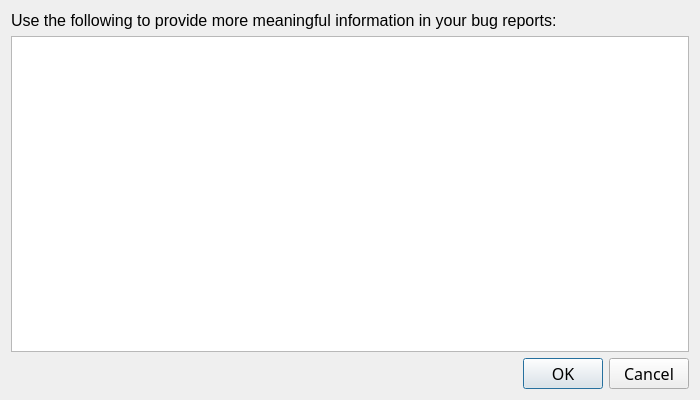
<?xml version="1.0" encoding="UTF-8"?>
<ui version="4.0">
 <class>DialogSystemInfo</class>
 <widget class="QDialog" name="DialogSystemInfo">
  <property name="geometry">
   <rect>
    <x>0</x>
    <y>0</y>
    <width>700</width>
    <height>400</height>
   </rect>
  </property>
  <property name="sizePolicy">
   <sizepolicy hsizetype="MinimumExpanding" vsizetype="MinimumExpanding">
    <horstretch>0</horstretch>
    <verstretch>0</verstretch>
   </sizepolicy>
  </property>
  <property name="minimumSize">
   <size>
    <width>700</width>
    <height>400</height>
   </size>
  </property>
  <property name="maximumSize">
   <size>
    <width>800</width>
    <height>800</height>
   </size>
  </property>
  <property name="font">
   <font>
    <pointsize>10</pointsize>
   </font>
  </property>
  <property name="windowTitle">
   <string>System Information</string>
  </property>
  <layout class="QGridLayout" name="gridLayout">
   <item row="0" column="0">
    <widget class="QLabel" name="label_2">
     <property name="font">
      <font>
       <family>Liberation Sans</family>
       <pointsize>12</pointsize>
      </font>
     </property>
     <property name="autoFillBackground">
      <bool>false</bool>
     </property>
     <property name="frameShape">
      <enum>QFrame::NoFrame</enum>
     </property>
     <property name="text">
      <string>&lt;html&gt;&lt;head/&gt;&lt;body&gt;&lt;p&gt;Use the following to provide more meaningful information in your bug reports:&lt;/p&gt;&lt;/body&gt;&lt;/html&gt;</string>
     </property>
     <property name="textFormat">
      <enum>Qt::RichText</enum>
     </property>
     <property name="wordWrap">
      <bool>true</bool>
     </property>
    </widget>
   </item>
   <item row="1" column="0">
    <widget class="QTextEdit" name="infoTextEdit">
     <property name="minimumSize">
      <size>
       <width>0</width>
       <height>310</height>
      </size>
     </property>
     <property name="font">
      <font>
       <pointsize>12</pointsize>
      </font>
     </property>
    </widget>
   </item>
   <item row="2" column="0">
    <widget class="QDialogButtonBox" name="buttonBox">
     <property name="enabled">
      <bool>true</bool>
     </property>
     <property name="minimumSize">
      <size>
       <width>300</width>
       <height>0</height>
      </size>
     </property>
     <property name="font">
      <font>
       <family>Sans Serif</family>
       <pointsize>12</pointsize>
      </font>
     </property>
     <property name="orientation">
      <enum>Qt::Horizontal</enum>
     </property>
     <property name="standardButtons">
      <set>QDialogButtonBox::Cancel|QDialogButtonBox::Ok</set>
     </property>
    </widget>
   </item>
  </layout>
 </widget>
 <resources/>
 <connections>
  <connection>
   <sender>buttonBox</sender>
   <signal>accepted()</signal>
   <receiver>DialogSystemInfo</receiver>
   <slot>accept()</slot>
   <hints>
    <hint type="sourcelabel">
     <x>266</x>
     <y>390</y>
    </hint>
    <hint type="destinationlabel">
     <x>157</x>
     <y>274</y>
    </hint>
   </hints>
  </connection>
  <connection>
   <sender>buttonBox</sender>
   <signal>rejected()</signal>
   <receiver>DialogSystemInfo</receiver>
   <slot>reject()</slot>
   <hints>
    <hint type="sourcelabel">
     <x>334</x>
     <y>390</y>
    </hint>
    <hint type="destinationlabel">
     <x>286</x>
     <y>274</y>
    </hint>
   </hints>
  </connection>
 </connections>
</ui>
